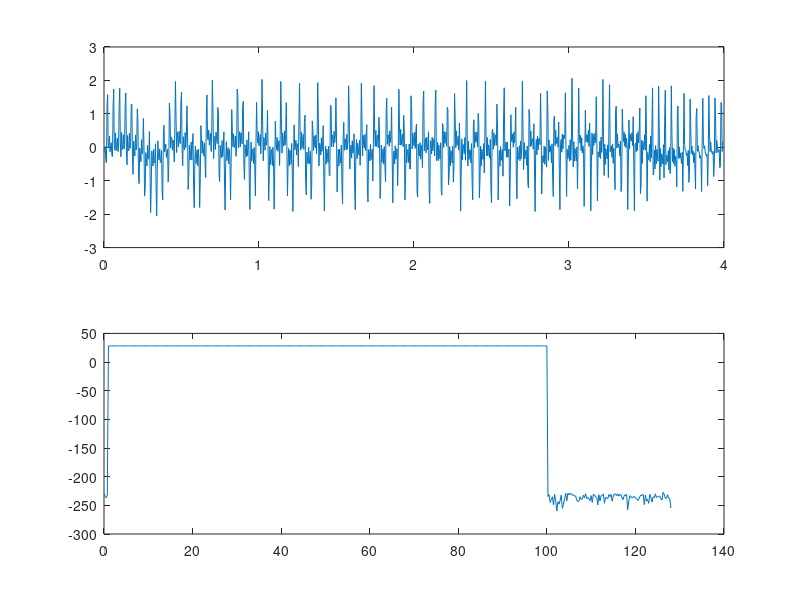

Reproduce this figure in MATLAB. (Note: this script raises an error after producing the figure.)
clc
clear
close all

%% Fast Fourrier Transformation parameters
N = 400; % 50,100,200,400,800,1600,3200,6400
nFFT = 2.56*N;

% Baseband
fmax = 100;  % frequency span (Hz)
fs = 2.56*fmax; % Nyquist frequency (Hz)

dt = 1/fs;  % sampling time (sec)
df = fmax/nFFT;  % sampling frequency (Hz)
frequency_vector = df:df:fmax;
% frequency_vector = fmax*linspace(0,1,nFFT/2+1);
ww = frequency_vector*2*pi;
TT = 5/max(ww);
wk = 2*atan(TT*ww/2);

T_total = nFFT*dt; % duration of the experiment (sec)
time_vector = 0:dt:T_total-dt;

%% Input signal generation with window and overlap
n_inp = 7; % number of input channels
n_out = 6; % number of output channels

%% Dobrowiecki matrix creation for orthogonal input
T = zeros(n_inp,n_inp);
for i = 1:n_inp
    for j = 1:n_inp
        T(i,j) = (n_inp^(-0.5))*exp(1i*2*pi*(i-1)*(j-1)/n_inp);
    end
end

%%
% Creating the input signal (uniformly distributed random signal)
max_inp = 0.5; % specify the maximum amplitude of input
min_inp = -0.5; % specify the maximum amplitude of input
inp_dum = zeros(size(time_vector));
num_sum = fmax;
stepp = fmax/N;
Amp = 1/sqrt(numel(1:stepp:num_sum));
frequency_vector1 = 1:stepp:fmax;
ii = 1;
for i = 1:stepp:num_sum
    phi_k = -ii*(ii-1)*pi/num_sum;
%     phi_k = x(i);
    inp_dum = inp_dum + Amp*cos(2*pi*frequency_vector1(ii)*time_vector + phi_k);
    ii = ii+1;
end
inp_SISO = inp_dum;
figure(1);
subplot(2,1,1)
plot(time_vector,inp_SISO)
subplot(2,1,2)
fff = fs*(0:(nFFT/2))/nFFT;
% inp_SISO(1,1025:end) = inp_SISO(1,1:1024);
inp_FFT = fft(inp_SISO);
plot(fff,20*log10(abs(inp_FFT(1,1:nFFT/2+1))))

%%
inp_fft = fft(inp_SISO);
inp_fft_T_dum = zeros(n_inp,n_inp,nFFT);
% Hadamard signal creation
for i = 1:nFFT
    inp_fft_T_dum(:,:,i) = inp_fft(i)*T;
end
inp = zeros(n_inp*nFFT,n_inp);
for j = 1:n_inp
    for i = 1:n_inp
%         inp(i,(j-1)*nFFT+1:j*nFFT) = ifft(squeeze(inp_fft_T_dum(i,j,:)))';
        inp((j-1)*nFFT+1:j*nFFT,i) = ifft(squeeze(inp_fft_T_dum(i,j,:)),'symmetric');
    end
end

figure(2)
subplot(2,1,1)
total_time_vector = 0:dt:((T_total*n_inp)-dt);
plot(total_time_vector,inp)
subplot(2,1,2)
fff = fs*(0:(nFFT/2))/nFFT;
hold on
for i = 1:n_inp
    inp_FFT = abs(fft((inp(:,i))'));
    hold on
    plot(fff,20*log10((inp_FFT(1,1:nFFT/2+1))),'*')
end

%%
uniform_win_inp = ones(nFFT,n_inp);
uniform_win_out = ones(nFFT,n_out);

% averaging and overlap properties
n_aver = 1; % number of averaging

% overlap parameters
overlap = 0; 
r_overlap = overlap/100; % rate of overlap (%)
T_total = T_total*n_inp;
T_total = n_aver*T_total-(n_aver-1)*r_overlap*T_total; % total duration of input signal after windowing and averaging (sec)
total_samples = round(n_aver*nFFT-(n_aver-1)*r_overlap*nFFT); % total number of samples
total_time_vector = 0:dt:T_total-dt;
inp = repmat(inp,n_aver,1);
% figure(3)
% plot(total_time_vector,inp)

%%
load sysc
sample_sys = sysc;
% sample_sys = ss(sample_sys.A,sample_sys.B(:,1:2),sample_sys.C,sample_sys.D(:,1:2));
%%
% i = 1;
% while i
%     sysc = rss(14,6,7);
%     sample_sys  = sysc;
% %     sys.A = rand(14,14) + [-0.312459745646968,58.6755716242942,-3.32970939842960,10.3001198757494,-6.95387719278478,-3.36814766828286,-1.21486316836128,-3.56545637290002,1.75564668058367,-1.30668435176006,2.69923478036896,0.994098389511011,-0.339309909093562,0.131241118634470;-56.9226724070856,-2.75113184971002,6.66402072060328,0.340905151945994,3.38917171329582,23.2194873322224,1.83037894267740,3.67995347699375,3.06552440400818,-2.21056858336509,-6.39178071982871,-4.26800925655225,1.25178756966999,0.0856989227708177;2.27059054207520,-2.86378857809285,-2.39928036339358,-91.0922217774496,-50.2647625309475,-45.2274829495707,-0.480167334049433,0.438103167323734,6.94528951098814,8.02855997653458,1.50196034098208,1.17353369457493,-0.0604880356552731,0.251559976404786;-8.52202820906988,-6.10381802878106,92.3953302206382,-4.65829173669476,-6.62790878547604,192.592133159742,-2.47132108526682,13.1281484997033,2.33061854546082,-2.02226918844728,-9.27795934270479,-4.60935560511868,1.43064371741356,-0.196358628355626;5.43107685534713,1.27706813347834,45.9816043439077,11.4919101376484,-1.92453700185895,-150.813064205593,0.259015713237698,-3.36249298155650,-5.25790555794321,-1.78151950310267,5.38951136906085,3.49744450286000,-1.69086108534427,0.180627921804192;1.20916351112345,-15.2957511580614,41.1608984759840,-182.159977647126,144.151510485498,-5.89816234851918,-30.7906087108525,1.26261206413858,-3.96048614873784,5.76698987677539,5.24809114362927,8.99399522884542,-3.05230259010260,0.208494668207586;0.641520180823860,-0.581774347381974,-0.752406772651269,4.70617515807350,-1.66121993924186,28.3710736029170,-2.93573445227263,-163.786248215560,1.64422730203414,14.4874903585412,-3.06973058933075,-8.83632290707219,0.124637759337413,0.960109991455750;2.00095537741955,0.567136525731416,-3.30045542779170,-7.38997677973473,-0.561818311601700,-8.47029695846791,158.027273754072,-3.54434194091480,-24.0167729101540,8.87157905904816,-2.62820867070228,2.13587947920612,-2.81920390874451,0.826397190946874;-2.28717831671985,-3.43627237240055,-7.23515519385282,-1.45514934033785,3.96097211339719,2.76000493920257,-6.51842734214816,19.1007507544078,-7.70823576790647,-1.85165475864283,8.49277415624101,-1.15630189083034,-5.53070327894554,2.77308184992660;1.62256847137151,2.06761940740116,-6.39766044203789,-0.820106788227726,2.75811641287774,-3.18021260091163,-11.3408874378579,-6.78442848680085,1.69331543256094,-9.35588873243869,-1.62444277326928,-0.627845712389132,-0.121163482663899,0.143757560683648;-0.453345513880598,-1.40783541828260,2.04180660869143,-0.668786133169398,1.87239810362728,6.09328210889553,-1.44286743426222,7.04364101258553,-4.31222855157339,-0.392114125133970,-22.3742028433171,-186.207075689043,46.2207300229101,-0.714320122730896;-0.0382791428405690,1.84539593327961,-1.83120708894555,1.03130392765232,-1.77745160397810,-7.38547092906018,3.01968108484277,-5.09807064224737,0.797666266425589,0.661070245739320,177.719240523915,-11.2684272915322,2.27396484281817,0.407911224374075;-0.170232319350042,-0.707506781620471,0.0362610052826425,-0.252801528000997,0.590764462355496,2.04683816313453,-1.31050150889338,1.53494269397176,-1.48272899696038,-0.316481070731215,-44.5439853251676,4.00458064625061,-2.35932720087457,6.42912196800845;-0.0716260780736722,-0.102669791570725,-0.174773033429599,0.0282082849242810,0.0252887640646545,0.00961633119060952,-0.344954823207545,-0.00172763288042097,-1.01515748268251,-0.0570264517230666,-0.670202946476633,1.06841075856952,-5.63472580522611,-2.35825242790048];
%     if rank(ctrb(sysc)) == 14
%         if rank(obsv(sysc)) == 14
%             i = 0;
%         end
%     end
% end
%%
% figure(2)
k = 0;
num_states = sqrt(numel(sample_sys.A));
for i = 1:n_inp
    for j = 1:n_out
        k = k+1;
%         subplot(n_inp,n_out,k)
        resp(:,k) = squeeze(freqresp(sample_sys(j,i),frequency_vector,'Hz'));
%         semilogy(frequency_vector,abs(resp))
        %         plot(f,angle(resp)*180/pi);
    end 
end
[out_sample,~,~] = lsim(sample_sys,inp,total_time_vector,zeros(num_states,1));
% figure(3)
% plot(total_time_vector,out_sample)

%% Output analysis
out = out_sample;

if overlap > 0
    n_samples_in_Overlap = floor((overlap*nFFT) / 100); 
    nFrames = n_aver; 
else
    n_samples_in_Overlap= nFFT;
    nFrames=floor(total_samples/n_samples_in_Overlap)-1;
end

S_inp_out = zeros(nFFT/2+1,n_inp*n_out);
k = 0;
for i = 1:n_inp
    for j = 1:n_out
        k = k+1;
        [S_inp_out_dum, freq_after_overlap] = cpsd(inp(:,i),out(:,j),uniform_win_inp(:,1),overlap,nFFT,df);
        S_inp_out(:,k) = S_inp_out_dum;
    end
end

S_inp_inp = zeros(nFFT/2+1,n_inp);
for i = 1:n_inp
    [S_inp_inp(:,i), ~] = pwelch(inp(:,i),uniform_win_inp(:,i),overlap,nFFT,df);
end

S_out_out = zeros(nFFT/2+1,n_out);
for j = 1:n_out
    [S_out_out(:,j), ~] = pwelch(out(:,j),uniform_win_out(:,j),overlap,nFFT,df);
end

k = 0;
for i = 1:n_inp
    for j = 1:n_out
        k = k+1;
        H_2(:,k) = S_out_out(:,j)./S_inp_out(:,k);
        H_1(:,k) = S_inp_out(:,k)./S_inp_inp(:,i);
    end
end

for i = 1:n_out
    fft_out(:,i) = fft(out(:,i));
end
for i = 1:n_inp
    fft_inp(:,i) = fft(inp(:,i));
end
k = 0;
for i = 1:n_inp
    for j = 1:n_out
        k = k+1;
        H_fft(:,k) = fft_out(:,j)./fft_inp(:,i);
    end
end
H_fft = H_fft(1:numel(total_time_vector)/2+1,:);

figure('units','normalized','outerposition',[0 0 1 1])
k = 0;
f = fmax*(0:(numel(total_time_vector)/2))/numel(total_time_vector);
for i = 1:n_inp
    for j = 1:n_out
        k = k+1;
        subplot(n_inp,n_out,k)
        semilogy(frequency_vector,abs(resp(:,k)))
        hold on
        semilogy(freq_after_overlap*1/dt/df,abs(H_1(:,k)))
%         hold on
%         semilogy(f,abs(H_fft(:,k)))
        xlim([10 fmax])
    end
end

% [sv,w] = sigma(sample_sys);
% figure(4)
% semilogy(w/2/pi,sv(1,:)./sv(2,:))
% xlim([0 100])